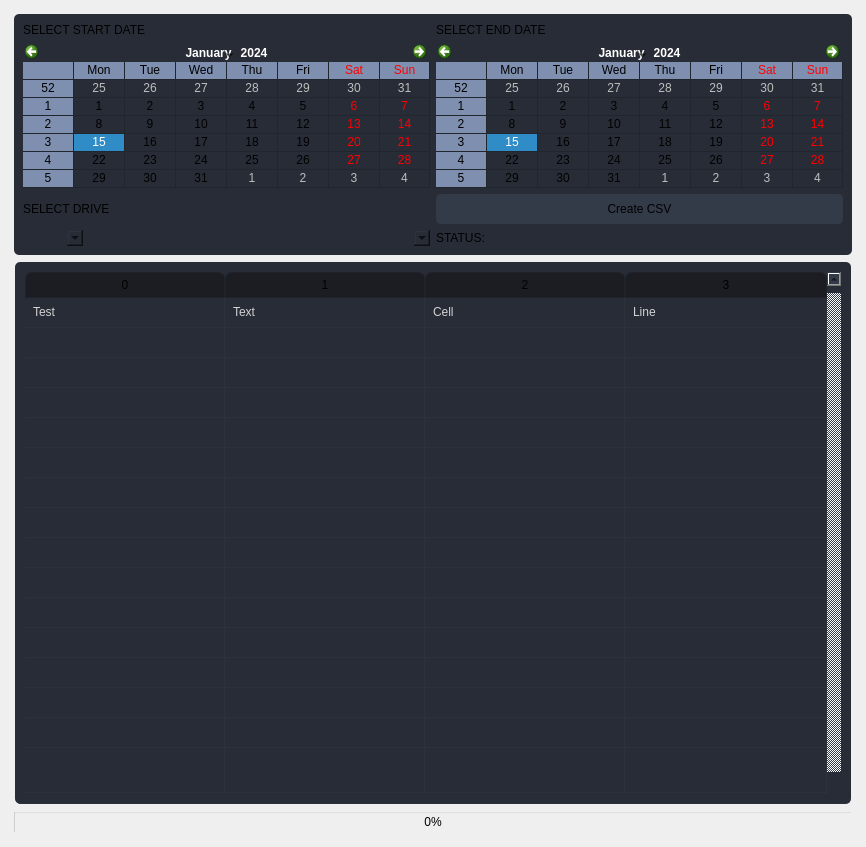
              <widget class="QFrame" name="frame_content">
               <property name="frameShape">
                <enum>QFrame::NoFrame</enum>
               </property>
               <property name="frameShadow">
                <enum>QFrame::Raised</enum>
               </property>
               <layout class="QVBoxLayout" name="verticalLayout_9">
                <property name="spacing">
                 <number>0</number>
                </property>
                <property name="leftMargin">
                 <number>5</number>
                </property>
                <property name="topMargin">
                 <number>5</number>
                </property>
                <property name="rightMargin">
                 <number>5</number>
                </property>
                <property name="bottomMargin">
                 <number>5</number>
                </property>
                <item>
                 <widget class="QStackedWidget" name="stackedWidget">
                  <property name="styleSheet">
                   <string notr="true">background: transparent;</string>
                  </property>
                  <property name="currentIndex">
                   <number>1</number>
                  </property>
                  <widget class="QWidget" name="page_home">
                   <layout class="QVBoxLayout" name="verticalLayout_10">
                    <item>
                     <widget class="QLabel" name="label_6">
                      <property name="font">
                       <font>
                        <family>Segoe UI</family>
                        <pointsize>40</pointsize>
                       </font>
                      </property>
                      <property name="styleSheet">
                       <string notr="true"/>
                      </property>
                      <property name="text">
                       <string>Bank Recon System</string>
                      </property>
                      <property name="alignment">
                       <set>Qt::AlignCenter</set>
                      </property>
                     </widget>
                    </item>
                    <item>
                     <widget class="QLabel" name="label">
                      <property name="font">
                       <font>
                        <family>Segoe UI</family>
                        <pointsize>14</pointsize>
                       </font>
                      </property>
                      <property name="text">
                       <string>Version 0.1.0</string>
                      </property>
                      <property name="alignment">
                       <set>Qt::AlignCenter</set>
                      </property>
                     </widget>
                    </item>
                    <item>
                     <widget class="QLabel" name="label_7">
                      <property name="font">
                       <font>
                        <family>Segoe UI</family>
                        <pointsize>15</pointsize>
                       </font>
                      </property>
                      <property name="text">
                       <string>For Review</string>
                      </property>
                      <property name="alignment">
                       <set>Qt::AlignCenter</set>
                      </property>
                     </widget>
                    </item>
                   </layout>
                  </widget>
                  <widget class="QWidget" name="page_widgets">
                   <layout class="QVBoxLayout" name="verticalLayout_6">
                    <item>
                     <widget class="QFrame" name="frame_2">
                      <property name="styleSheet">
                       <string notr="true">background-color: rgb(39, 44, 54);
border-radius: 5px;</string>
                      </property>
                      <property name="frameShape">
                       <enum>QFrame::StyledPanel</enum>
                      </property>
                      <property name="frameShadow">
                       <enum>QFrame::Raised</enum>
                      </property>
                      <layout class="QVBoxLayout" name="verticalLayout_11">
                       <item>
                        <layout class="QGridLayout" name="gridLayout_2">
                         <item row="3" column="2">
                          <widget class="QLabel" name="label_8">
                           <property name="text">
                            <string>SELECT END DATE</string>
                           </property>
                          </widget>
                         </item>
                         <item row="6" column="1">
                          <widget class="QLabel" name="label_4">
                           <property name="text">
                            <string>SELECT DRIVE</string>
                           </property>
                          </widget>
                         </item>
                         <item row="5" column="1">
                          <layout class="QVBoxLayout" name="verticalLayout_8"/>
                         </item>
                         <item row="3" column="1">
                          <widget class="QLabel" name="label_5">
                           <property name="text">
                            <string>SELECT START DATE</string>
                           </property>
                          </widget>
                         </item>
                         <item row="7" column="1">
                          <layout class="QHBoxLayout" name="horizontalLayout_13">
                           <item>
                            <widget class="QComboBox" name="drive_combo_box">
                             <property name="sizePolicy">
                              <sizepolicy hsizetype="Fixed" vsizetype="Fixed">
                               <horstretch>0</horstretch>
                               <verstretch>0</verstretch>
                              </sizepolicy>
                             </property>
                            </widget>
                           </item>
                           <item>
                            <widget class="QComboBox" name="company_box"/>
                           </item>
                          </layout>
                         </item>
                         <item row="6" column="2">
                          <widget class="QPushButton" name="create_csv_button">
                           <property name="minimumSize">
                            <size>
                             <width>150</width>
                             <height>30</height>
                            </size>
                           </property>
                           <property name="font">
                            <font>
                             <family>Segoe UI</family>
                             <pointsize>9</pointsize>
                            </font>
                           </property>
                           <property name="styleSheet">
                            <string notr="true">QPushButton {
	border: 2px solid rgb(52, 59, 72);
	border-radius: 5px;	
	background-color: rgb(52, 59, 72);
}
QPushButton:hover {
	background-color: rgb(57, 65, 80);
	border: 2px solid rgb(61, 70, 86);
}
QPushButton:pressed {	
	background-color: rgb(35, 40, 49);
	border: 2px solid rgb(43, 50, 61);
}</string>
                           </property>
                           <property name="text">
                            <string>Create CSV</string>
                           </property>
                           <property name="icon">
                            <iconset resource="files.qrc">
                             <normaloff>:/16x16/icons/16x16/cil-folder-open.png</normaloff>:/16x16/icons/16x16/cil-folder-open.png</iconset>
                           </property>
                          </widget>
                         </item>
                         <item row="4" column="1">
                          <widget class="QCalendarWidget" name="start_date_widget">
                           <property name="mouseTracking">
                            <bool>false</bool>
                           </property>
                           <property name="styleSheet">
                            <string notr="true">alternate-background-color: rgb(126, 143, 175);</string>
                           </property>
                           <property name="gridVisible">
                            <bool>true</bool>
                           </property>
                           <property name="navigationBarVisible">
                            <bool>true</bool>
                           </property>
                           <property name="dateEditEnabled">
                            <bool>true</bool>
                           </property>
                          </widget>
                         </item>
                         <item row="4" column="2">
                          <widget class="QCalendarWidget" name="end_date_widget">
                           <property name="styleSheet">
                            <string notr="true">alternate-background-color: rgb(126, 143, 175);</string>
                           </property>
                           <property name="gridVisible">
                            <bool>true</bool>
                           </property>
                          </widget>
                         </item>
                         <item row="7" column="2">
                          <widget class="QLabel" name="status_box">
                           <property name="text">
                            <string>STATUS: </string>
                           </property>
                          </widget>
                         </item>
                        </layout>
                       </item>
                      </layout>
                     </widget>
                    </item>
                    <item>
                     <widget class="QFrame" name="frame_3">
                      <property name="minimumSize">
                       <size>
                        <width>0</width>
                        <height>150</height>
                       </size>
                      </property>
                      <property name="frameShape">
                       <enum>QFrame::StyledPanel</enum>
                      </property>
                      <property name="frameShadow">
                       <enum>QFrame::Raised</enum>
                      </property>
                      <layout class="QHBoxLayout" name="horizontalLayout_12">
                       <property name="spacing">
                        <number>0</number>
                       </property>
                       <property name="leftMargin">
                        <number>0</number>
                       </property>
                       <property name="topMargin">
                        <number>0</number>
                       </property>
                       <property name="rightMargin">
                        <number>0</number>
                       </property>
                       <property name="bottomMargin">
                        <number>0</number>
                       </property>
                       <item>
                        <widget class="QTableWidget" name="tableWidget">
                         <property name="sizePolicy">
                          <sizepolicy hsizetype="Expanding" vsizetype="Expanding">
                           <horstretch>0</horstretch>
                           <verstretch>0</verstretch>
                          </sizepolicy>
                         </property>
                         <property name="palette">
                          <palette>
                           <active>
                            <colorrole role="WindowText">
                             <brush brushstyle="SolidPattern">
                              <color alpha="255">
                               <red>210</red>
                               <green>210</green>
                               <blue>210</blue>
                              </color>
                             </brush>
                            </colorrole>
                            <colorrole role="Button">
                             <brush brushstyle="SolidPattern">
                              <color alpha="255">
                               <red>39</red>
                               <green>44</green>
                               <blue>54</blue>
                              </color>
                             </brush>
                            </colorrole>
                            <colorrole role="Text">
                             <brush brushstyle="SolidPattern">
                              <color alpha="255">
                               <red>210</red>
                               <green>210</green>
                               <blue>210</blue>
                              </color>
                             </brush>
                            </colorrole>
                            <colorrole role="ButtonText">
                             <brush brushstyle="SolidPattern">
                              <color alpha="255">
                               <red>210</red>
                               <green>210</green>
                               <blue>210</blue>
                              </color>
                             </brush>
                            </colorrole>
                            <colorrole role="Base">
                             <brush brushstyle="SolidPattern">
                              <color alpha="255">
                               <red>39</red>
                               <green>44</green>
                               <blue>54</blue>
                              </color>
                             </brush>
                            </colorrole>
                            <colorrole role="Window">
                             <brush brushstyle="SolidPattern">
                              <color alpha="255">
                               <red>39</red>
                               <green>44</green>
                               <blue>54</blue>
                              </color>
                             </brush>
                            </colorrole>
                            <colorrole role="PlaceholderText">
                             <brush brushstyle="NoBrush">
                              <color alpha="128">
                               <red>210</red>
                               <green>210</green>
                               <blue>210</blue>
                              </color>
                             </brush>
                            </colorrole>
                           </active>
                           <inactive>
                            <colorrole role="WindowText">
                             <brush brushstyle="SolidPattern">
                              <color alpha="255">
                               <red>210</red>
                               <green>210</green>
                               <blue>210</blue>
                              </color>
                             </brush>
                            </colorrole>
                            <colorrole role="Button">
                             <brush brushstyle="SolidPattern">
                              <color alpha="255">
                               <red>39</red>
                               <green>44</green>
                               <blue>54</blue>
                              </color>
                             </brush>
                            </colorrole>
                            <colorrole role="Text">
                             <brush brushstyle="SolidPattern">
                              <color alpha="255">
                               <red>210</red>
                               <green>210</green>
                               <blue>210</blue>
                              </color>
                             </brush>
                            </colorrole>
                            <colorrole role="ButtonText">
                             <brush brushstyle="SolidPattern">
                              <color alpha="255">
                               <red>210</red>
                               <green>210</green>
                               <blue>210</blue>
                              </color>
                             </brush>
                            </colorrole>
                            <colorrole role="Base">
                             <brush brushstyle="SolidPattern">
                              <color alpha="255">
                               <red>39</red>
                               <green>44</green>
                               <blue>54</blue>
                              </color>
                             </brush>
                            </colorrole>
                            <colorrole role="Window">
                             <brush brushstyle="SolidPattern">
                              <color alpha="255">
                               <red>39</red>
                               <green>44</green>
                               <blue>54</blue>
                              </color>
                             </brush>
                            </colorrole>
                            <colorrole role="PlaceholderText">
                             <brush brushstyle="NoBrush">
                              <color alpha="128">
                               <red>210</red>
                               <green>210</green>
                               <blue>210</blue>
                              </color>
                             </brush>
                            </colorrole>
                           </inactive>
                           <disabled>
                            <colorrole role="WindowText">
                             <brush brushstyle="SolidPattern">
                              <color alpha="255">
                               <red>210</red>
                               <green>210</green>
                               <blue>210</blue>
                              </color>
                             </brush>
                            </colorrole>
                            <colorrole role="Button">
                             <brush brushstyle="SolidPattern">
                              <color alpha="255">
                               <red>39</red>
                               <green>44</green>
                               <blue>54</blue>
                              </color>
                             </brush>
                            </colorrole>
                            <colorrole role="Text">
                             <brush brushstyle="SolidPattern">
                              <color alpha="255">
                               <red>210</red>
                               <green>210</green>
                               <blue>210</blue>
                              </color>
                             </brush>
                            </colorrole>
                            <colorrole role="ButtonText">
                             <brush brushstyle="SolidPattern">
                              <color alpha="255">
                               <red>210</red>
                               <green>210</green>
                               <blue>210</blue>
                              </color>
                             </brush>
                            </colorrole>
                            <colorrole role="Base">
                             <brush brushstyle="SolidPattern">
                              <color alpha="255">
                               <red>39</red>
                               <green>44</green>
                               <blue>54</blue>
                              </color>
                             </brush>
                            </colorrole>
                            <colorrole role="Window">
                             <brush brushstyle="SolidPattern">
                              <color alpha="255">
                               <red>39</red>
                               <green>44</green>
                               <blue>54</blue>
                              </color>
                             </brush>
                            </colorrole>
                            <colorrole role="PlaceholderText">
                             <brush brushstyle="NoBrush">
                              <color alpha="128">
                               <red>210</red>
                               <green>210</green>
                               <blue>210</blue>
                              </color>
                             </brush>
                            </colorrole>
                           </disabled>
                          </palette>
                         </property>
                         <property name="styleSheet">
                          <string notr="true">QTableWidget {	
	background-color: rgb(39, 44, 54);
	padding: 10px;
	border-radius: 5px;
	gridline-color: rgb(44, 49, 60);
	border-bottom: 1px solid rgb(44, 49, 60);
}
QTableWidget::item{
	border-color: rgb(44, 49, 60);
	padding-left: 5px;
	padding-right: 5px;
	gridline-color: rgb(44, 49, 60);
}
QTableWidget::item:selected{
	background-color: rgb(85, 170, 255);
}
QScrollBar:horizontal {
    border: none;
    background: rgb(52, 59, 72);
    height: 14px;
    margin: 0px 21px 0 21px;
	border-radius: 0px;
}
 QScrollBar:vertical {
	border: none;
    background: rgb(52, 59, 72);
    width: 14px;
    margin: 21px 0 21px 0;
	border-radius: 0px;
 }
QHeaderView::section{
	Background-color: rgb(39, 44, 54);
	max-width: 30px;
	border: 1px solid rgb(44, 49, 60);
	border-style: none;
    border-bottom: 1px solid rgb(44, 49, 60);
    border-right: 1px solid rgb(44, 49, 60);
}
QTableWidget::horizontalHeader {	
	background-color: rgb(81, 255, 0);
}
QHeaderView::section:horizontal
{
    border: 1px solid rgb(32, 34, 42);
	background-color: rgb(27, 29, 35);
	padding: 3px;
	border-top-left-radius: 7px;
    border-top-right-radius: 7px;
}
QHeaderView::section:vertical
{
    border: 1px solid rgb(44, 49, 60);
}
</string>
                         </property>
                         <property name="frameShape">
                          <enum>QFrame::NoFrame</enum>
                         </property>
                         <property name="verticalScrollBarPolicy">
                          <enum>Qt::ScrollBarAlwaysOn</enum>
                         </property>
                         <property name="sizeAdjustPolicy">
                          <enum>QAbstractScrollArea::AdjustToContents</enum>
                         </property>
                         <property name="editTriggers">
                          <set>QAbstractItemView::NoEditTriggers</set>
                         </property>
                         <property name="alternatingRowColors">
                          <bool>false</bool>
                         </property>
                         <property name="selectionMode">
                          <enum>QAbstractItemView::SingleSelection</enum>
                         </property>
                         <property name="selectionBehavior">
                          <enum>QAbstractItemView::SelectRows</enum>
                         </property>
                         <property name="showGrid">
                          <bool>true</bool>
                         </property>
                         <property name="gridStyle">
                          <enum>Qt::SolidLine</enum>
                         </property>
                         <property name="sortingEnabled">
                          <bool>false</bool>
                         </property>
                         <attribute name="horizontalHeaderVisible">
                          <bool>true</bool>
                         </attribute>
                         <attribute name="horizontalHeaderCascadingSectionResizes">
                          <bool>true</bool>
                         </attribute>
                         <attribute name="horizontalHeaderDefaultSectionSize">
                          <number>200</number>
                         </attribute>
                         <attribute name="horizontalHeaderStretchLastSection">
                          <bool>true</bool>
                         </attribute>
                         <attribute name="verticalHeaderVisible">
                          <bool>false</bool>
                         </attribute>
                         <attribute name="verticalHeaderCascadingSectionResizes">
                          <bool>false</bool>
                         </attribute>
                         <attribute name="verticalHeaderHighlightSections">
                          <bool>false</bool>
                         </attribute>
                         <attribute name="verticalHeaderStretchLastSection">
                          <bool>true</bool>
                         </attribute>
                         <row>
                          <property name="text">
                           <string>New Row</string>
                          </property>
                          <property name="font">
                           <font>
                            <family>Segoe UI</family>
                           </font>
                          </property>
                         </row>
                         <row>
                          <property name="text">
                           <string>New Row</string>
                          </property>
                         </row>
                         <row>
                          <property name="text">
                           <string>New Row</string>
                          </property>
                         </row>
                         <row>
                          <property name="text">
                           <string>New Row</string>
                          </property>
                         </row>
                         <row>
                          <property name="text">
                           <string>New Row</string>
                          </property>
                         </row>
                         <row>
                          <property name="text">
                           <string>New Row</string>
                          </property>
                         </row>
                         <row>
                          <property name="text">
                           <string>New Row</string>
                          </property>
                         </row>
                         <row>
                          <property name="text">
                           <string>New Row</string>
                          </property>
                         </row>
                         <row>
                          <property name="text">
                           <string>New Row</string>
                          </property>
                         </row>
                         <row>
                          <property name="text">
                           <string>New Row</string>
                          </property>
                         </row>
                         <row>
                          <property name="text">
                           <string>New Row</string>
                          </property>
                         </row>
                         <row>
                          <property name="text">
                           <string>New Row</string>
                          </property>
                         </row>
                         <row>
                          <property name="text">
                           <string>New Row</string>
                          </property>
                         </row>
                         <row>
                          <property name="text">
                           <string>New Row</string>
                          </property>
                         </row>
                         <row>
                          <property name="text">
                           <string>New Row</string>
                          </property>
                         </row>
                         <row>
                          <property name="text">
                           <string>New Row</string>
                          </property>
                         </row>
                         <column>
                          <property name="text">
                           <string>0</string>
                          </property>
                         </column>
                         <column>
                          <property name="text">
                           <string>1</string>
                          </property>
                         </column>
                         <column>
                          <property name="text">
                           <string>2</string>
                          </property>
                         </column>
                         <column>
                          <property name="text">
                           <string>3</string>
                          </property>
                         </column>
                         <item row="0" column="0">
                          <property name="text">
                           <string>Test</string>
                          </property>
                         </item>
                         <item row="0" column="1">
                          <property name="text">
                           <string>Text</string>
                          </property>
                         </item>
                         <item row="0" column="2">
                          <property name="text">
                           <string>Cell</string>
                          </property>
                         </item>
                         <item row="0" column="3">
                          <property name="text">
                           <string>Line</string>
                          </property>
                         </item>
                        </widget>
                       </item>
                      </layout>
                     </widget>
                    </item>
                    <item>
                     <widget class="QProgressBar" name="progressBar">
                      <property name="value">
                       <number>0</number>
                      </property>
                     </widget>
                    </item>
                   </layout>
                  </widget>
                 </widget>
                </item>
               </layout>
              </widget>
